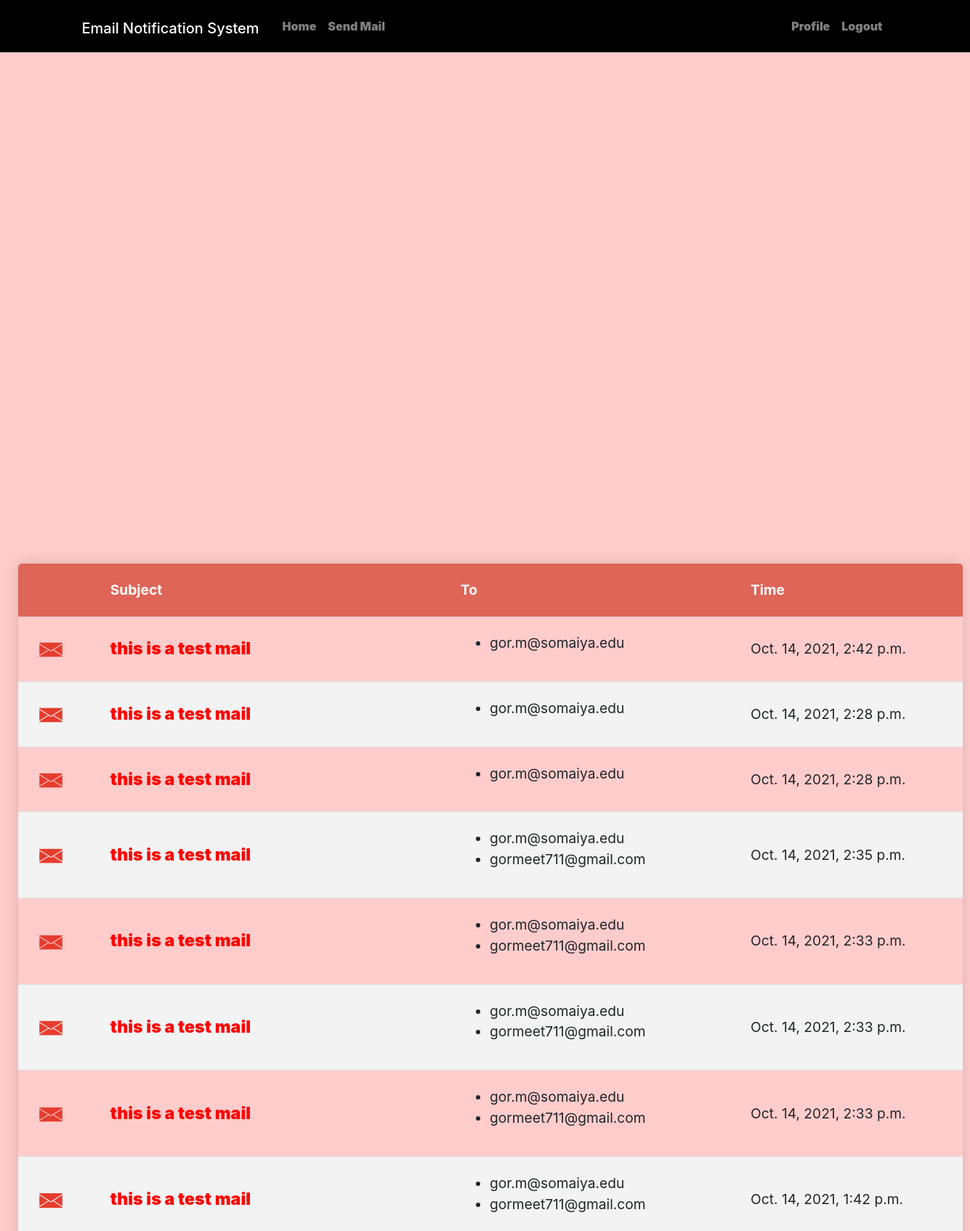
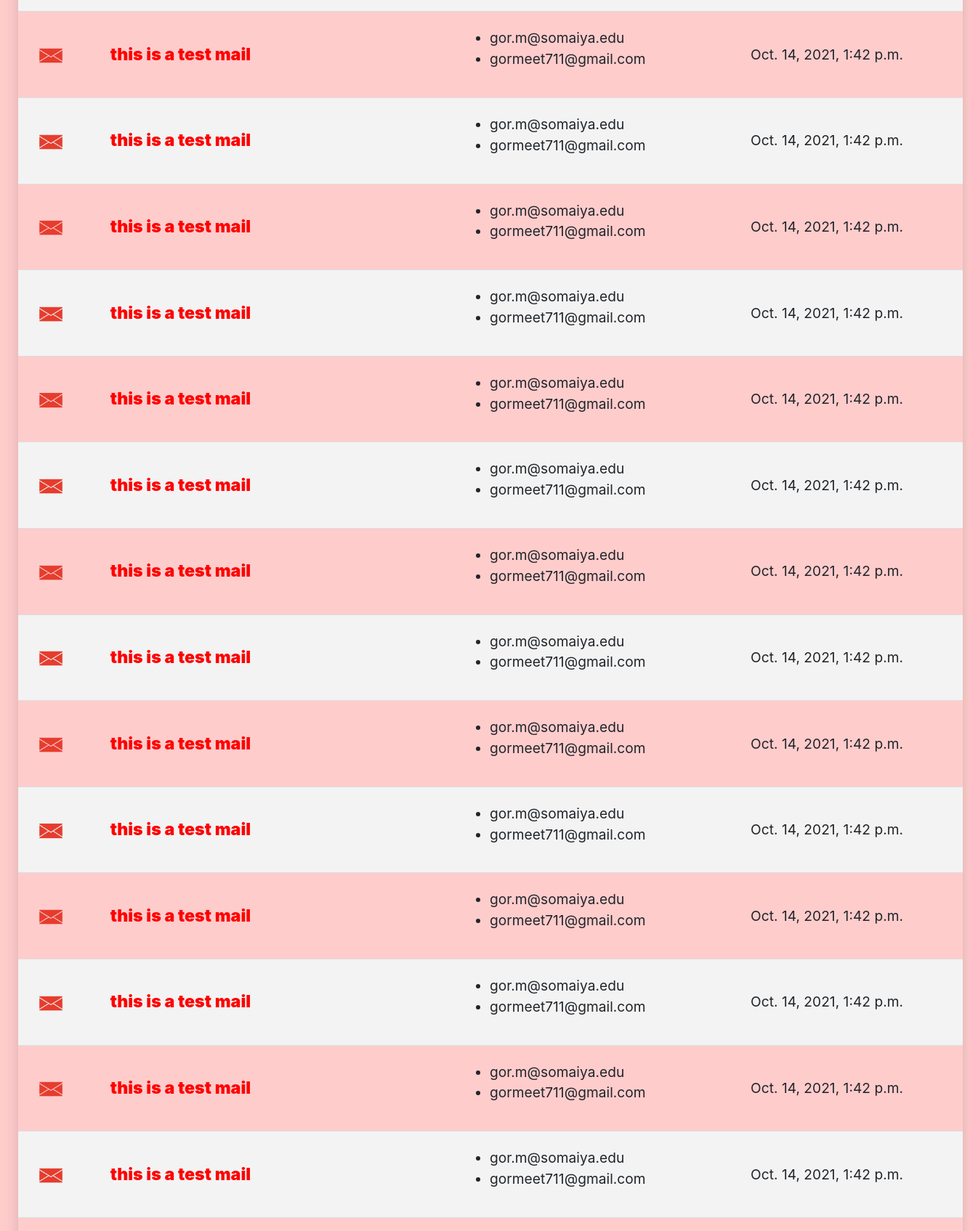
/ (signed in, upper part), run on the app's committed database (2 pictures, top to bottom).
### api/models.py (models this page shows, shortened)
class ScheduledMail(models.Model):
    sender = models.EmailField(max_length = 255)
    subject = models.CharField(max_length = 78)
    body = models.CharField(max_length = 40000)
    send_on = models.DateTimeField(default = datetime.now,blank=True)
    recipients_list = models.CharField(max_length = 1023)
    attachment_file = models.FileField(blank=True, null=True, upload_to='mail/uploads/')
    class Meta:
        ordering = ['-id', ]
    def tags_list(self):
        return self.recipients_list.split(',')

### mail/views.py (the view)
# urls.py: path('', MailListView.as_view(),name='home'),
class MailListView(LoginRequiredMixin, ListView):
    model = ScheduledMail
    template_name = 'base.html'

### templates/base.html (shortened to what this page needs)
<!DOCTYPE html>
<html>
<head>
	{% load static %}
    <link rel="stylesheet" href="https://maxcdn.bootstrapcdn.com/bootstrap/4.0.0/css/bootstrap.min.css">
    <link rel="stylesheet" type="text/css" href="{% static 'css/home/style.css' %}">
</head>
<body>
    <header class="site-header">
      <nav class="navbar navbar-expand-md navbar-dark bg-steel fixed-top">
        <div class="container">
		<h1><a class="navbar-brand mr-4" href="{% url 'home' %}">Email Notification System</a></h1>
          <div class="collapse navbar-collapse" id="navbarToggle">
            <div class="navbar-nav mr-auto">
              <a class="nav-item nav-link" href="{% url 'home' %}">Home</a>
              <a class="nav-item nav-link" href="{% url 'send' %}">Send Mail</a>
            </div>
            <div class="navbar-nav">
              {% if user.is_authenticated %}
                <a class="nav-item nav-link" href="{% url 'profile' %}">Profile</a>
                <a class="nav-item nav-link" href="{% url 'logout' %}">Logout</a>
              {% else %}
                <a class="nav-item nav-link" href="{% url 'login' %}">Login</a>
                <a class="nav-item nav-link" href="{% url 'register' %}">Register</a>
              {% endif %}
            </div>
          </div>
        </div>
      </nav>
    </header>
          {% block body %}
    <table class="content-table">
        <thead>
          <tr>
		  <th> </th>
            <th>Subject</th>
            <th>To</th>
            <th>Time</th>
          </tr>
        </thead>
        <tbody>
	  	{% for mail in object_list %}
          <tr>
		  <td>
			<img src="{% static 'img/mail.png' %}" width="60px">
		  </td>
		  <a href="{% url 'mail' pk=mail.pk %}">
		  <td id="sub"><a href="{% url 'mail' pk=mail.pk %}">
				  {{ mail.subject }}</a></td>
		  <td>
		<ul class="email-ids">
			{% for mails in mail.tags_list %}
			<li>{{ mails }}</li>
				{% endfor %}
		</ul>
</td>
		  <td>{{ mail.send_on }}</td>
          </tr>
	  {% endfor %}
        </tbody>
      </table>
	  {% endblock %}
</body>
</html>

### static/css/home/style.css (style rules this page uses)
body { padding: 0; margin: 0; background-color:#FFCCCC; box-shadow:inset -12px -12px 22px rgba(255, 250, 250, 0.25), inset 10px 10px 22px rgba(214, 149, 149, 0.72); }
h1 { text-align:center; position:relative; }
nav { background-color:black; color:#FFCCCC; font-weight:900; }
.content-table { border-collapse: collapse; margin: 25px 0; font-size: 1.2em; min-width: 1300px; position: absolute; left: 25px; top: 10%; border-radius: 5px 5px 0 0; overflow: hidden; box-shadow: 0 0 20px rgba(0, 0, 0, 0.15); }
.content-table thead tr { background-color: #de6558; color: #ffffff; text-align: left; font-weight: 900; }
.content-table th, .content-table td { padding: 22px 15px; }
.content-table tbody tr { border-bottom: 1px solid #dddddd; }
.content-table tbody tr:nth-of-type(even) { background-color: #f3f3f3; }
#sub, #sub>a { text-decoration:none; color:red; font-size:110%; font-weight:900; }
.email-ids { list-style-image:url("/static/img/mailsent.png"); }

### data on the page
ScheduledMail: subject "this is a test mail", tags_list "gor.m@somaiya.edu", send_on "Oct. 14, 2021, 2:42 p.m."
ScheduledMail: subject "this is a test mail", tags_list "gor.m@somaiya.edu", send_on "Oct. 14, 2021, 2:28 p.m."
ScheduledMail: subject "this is a test mail", tags_list "gor.m@somaiya.edu", send_on "Oct. 14, 2021, 2:28 p.m."
ScheduledMail: subject "this is a test mail", tags_list "gor.m@somaiya.edu" "gormeet711@gmail.com", send_on "Oct. 14, 2021, 2:35 p.m."
ScheduledMail: subject "this is a test mail", tags_list "gor.m@somaiya.edu" "gormeet711@gmail.com", send_on "Oct. 14, 2021, 2:33 p.m."
ScheduledMail: subject "this is a test mail", tags_list "gor.m@somaiya.edu" "gormeet711@gmail.com", send_on "Oct. 14, 2021, 2:33 p.m."
ScheduledMail: subject "this is a test mail", tags_list "gor.m@somaiya.edu" "gormeet711@gmail.com", send_on "Oct. 14, 2021, 2:33 p.m."
ScheduledMail: subject "this is a test mail", tags_list "gor.m@somaiya.edu" "gormeet711@gmail.com", send_on "Oct. 14, 2021, 1:42 p.m."
ScheduledMail: subject "this is a test mail", tags_list "gor.m@somaiya.edu" "gormeet711@gmail.com", send_on "Oct. 14, 2021, 1:42 p.m."
ScheduledMail: subject "this is a test mail", tags_list "gor.m@somaiya.edu" "gormeet711@gmail.com", send_on "Oct. 14, 2021, 1:42 p.m."
ScheduledMail: subject "this is a test mail", tags_list "gor.m@somaiya.edu" "gormeet711@gmail.com", send_on "Oct. 14, 2021, 1:42 p.m."
ScheduledMail: subject "this is a test mail", tags_list "gor.m@somaiya.edu" "gormeet711@gmail.com", send_on "Oct. 14, 2021, 1:42 p.m."
ScheduledMail: subject "this is a test mail", tags_list "gor.m@somaiya.edu" "gormeet711@gmail.com", send_on "Oct. 14, 2021, 1:42 p.m."
ScheduledMail: subject "this is a test mail", tags_list "gor.m@somaiya.edu" "gormeet711@gmail.com", send_on "Oct. 14, 2021, 1:42 p.m."
ScheduledMail: subject "this is a test mail", tags_list "gor.m@somaiya.edu" "gormeet711@gmail.com", send_on "Oct. 14, 2021, 1:42 p.m."
ScheduledMail: subject "this is a test mail", tags_list "gor.m@somaiya.edu" "gormeet711@gmail.com", send_on "Oct. 14, 2021, 1:42 p.m."
ScheduledMail: subject "this is a test mail", tags_list "gor.m@somaiya.edu" "gormeet711@gmail.com", send_on "Oct. 14, 2021, 1:42 p.m."
ScheduledMail: subject "this is a test mail", tags_list "gor.m@somaiya.edu" "gormeet711@gmail.com", send_on "Oct. 14, 2021, 1:42 p.m."
ScheduledMail: subject "this is a test mail", tags_list "gor.m@somaiya.edu" "gormeet711@gmail.com", send_on "Oct. 14, 2021, 1:42 p.m."
ScheduledMail: subject "this is a test mail", tags_list "gor.m@somaiya.edu" "gormeet711@gmail.com", send_on "Oct. 14, 2021, 1:42 p.m."
ScheduledMail: subject "this is a test mail", tags_list "gor.m@somaiya.edu" "gormeet711@gmail.com", send_on "Oct. 14, 2021, 1:42 p.m."
ScheduledMail: subject "this is a test mail", tags_list "gor.m@somaiya.edu" "gormeet711@gmail.com", send_on "Oct. 14, 2021, 1:42 p.m."
